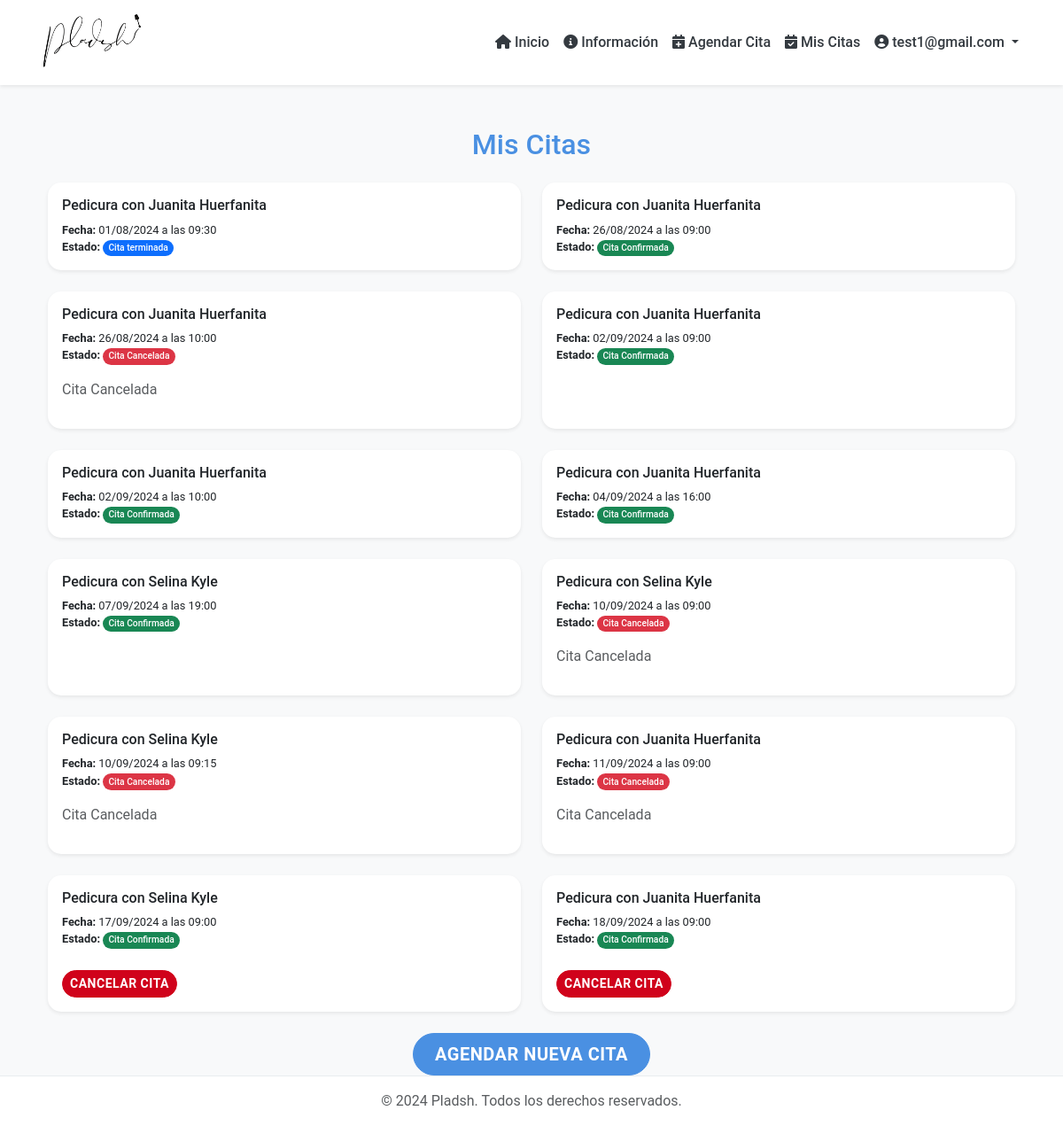
The app's page /ver-citas/ (signed in) with its own data.
### citas/models.py (models this page shows, shortened)
class Cita(models.Model):
    ESTADO_CANCELADA = 1
    ESTADO_CONFIRMADA = 2
    ESTADO_EN_PROCESO = 3
    ESTADO_TERMINADA = 4
    OPCIONES_ESTADO = [
        (ESTADO_CANCELADA, "Cita Cancelada"),
        (ESTADO_CONFIRMADA, "Cita Confirmada"),
        (ESTADO_EN_PROCESO, "En Proceso"),
        (ESTADO_TERMINADA, "Cita terminada")
    ]
    cliente = models.ForeignKey(Cliente, on_delete=models.CASCADE, related_name="citas")
    servicio = models.ForeignKey(Servicio, on_delete=models.CASCADE)
    empleado = models.ForeignKey(Empleado, on_delete=models.CASCADE, related_name="empleados")
    fecha = models.DateField(null=True, blank=True)
    hora_inicio = models.TimeField(null=True, blank=True)
    estado = models.IntegerField(choices=OPCIONES_ESTADO, default=ESTADO_CONFIRMADA)
    notas = models.TextField(blank=True)
    def es_cancelable(self):
     fecha_hora_cita = timezone.make_aware(datetime.combine(self.fecha, self.hora_inicio))
     return fecha_hora_cita > timezone.now()

class Servicio(models.Model):
    nombre = models.CharField(max_length=100)
    descripcion = models.TextField()
    precio = models.DecimalField(max_digits=10, decimal_places=2)
    duracion = models.PositiveIntegerField()
    imagen = models.ImageField(upload_to='servicios/', null=True, blank=True)

class Empleado(models.Model):
    cedula = models.CharField(max_length=10, unique=True)
    nombre = models.CharField(max_length=100)
    email = models.EmailField()
    celular = models.CharField(max_length=10)
    servicios = models.ManyToManyField(Servicio, related_name="empleados")

### citas/views.py (the view)
# urls.py: path('ver-citas/', citas_views.ver_citas, name='ver_citas'),
@login_required
def ver_citas(request):
    citas = (
        Cita.objects.filter(cliente=request.user.cliente)
        .select_related("servicio", "empleado")
        .order_by("fecha", "hora_inicio")
    )
    return render(request, "ver_citas.html", {"citas": citas})

### citas/templates/ver_citas.html (shortened to what this page needs)
{% extends "base.html" %}
{% load static %}
{% block content %}
<div class="container mt-5">
    <h2 class="text-center mb-4 text-primary">Mis Citas</h2>
    {% if citas %}
        <div class="row row-cols-1 row-cols-md-2 g-4">
            {% for cita in citas %}
                <div class="col">
                    <div class="card h-100 shadow-sm">
                        <div class="card-body">
                            <h5 class="card-title">{{ cita.servicio.nombre }} con {{ cita.empleado.nombre }}</h5>
                            <p class="card-text">
                                <strong>Fecha:</strong> {{ cita.fecha|date:"d/m/Y" }} a las {{ cita.hora_inicio|time:"H:i" }}<br>
                                <strong>Estado:</strong>
                                <span class="badge {% if cita.estado == cita.ESTADO_CONFIRMADA %}bg-success{% elif cita.estado == cita.ESTADO_CANCELADA %}bg-danger{% else %}bg-primary{% endif %}">
                                    {{ cita.get_estado_display }}
                                </span>
                            </p>
                            {% if cita.estado == cita.ESTADO_CONFIRMADA and cita.es_cancelable %}
                                <button class="btn btn-danger btn-sm mt-2" onclick="confirmarCancelacion('{% url 'cancelar_cita' cita.id %}')">
                                    Cancelar Cita
                                </button>
                            {% elif cita.estado == cita.ESTADO_CANCELADA %}
                                <p class="text-muted mt-2">Cita Cancelada</p>
                            {% endif %}
                        </div>
                    </div>
                </div>
            {% endfor %}
        </div>
    {% else %}
        <div class="alert alert-info" role="alert">
            No tienes citas programadas.
        </div>
    {% endif %}
    <div class="text-center mt-4">
        <a href="{% url 'agendar_cita' %}" class="btn btn-primary btn-lg">Agendar Nueva Cita</a>
    </div>
</div>
{% endblock %}

### citas/templates/base.html (shortened to what this page needs)
{% load static %}
<!DOCTYPE html>
<html lang="es">
<head>
    <link href="https://cdn.jsdelivr.net/npm/bootstrap@5.3.0-alpha1/dist/css/bootstrap.min.css" rel="stylesheet">
    <link href="https://cdnjs.cloudflare.com/ajax/libs/font-awesome/6.0.0-beta3/css/all.min.css" rel="stylesheet">
    <link href="{% static 'css/custom.css' %}" rel="stylesheet">
</head>
<body class="d-flex flex-column min-vh-100">
    <nav class="navbar navbar-expand-lg navbar-light bg-white shadow-sm">
        <div class="container">
            <a class="navbar-brand" href="{% url 'home' %}">
                <img src="{% static 'images/logo.png' %}" alt="Pladsh Logo" height="70" class="d-inline-block align-top">
            </a>
            <div class="collapse navbar-collapse" id="navbarNav">
                <ul class="navbar-nav ms-auto align-items-center">
                    <li class="nav-item">
                        <a class="nav-link" href="{% url 'home' %}"><i class="fas fa-home me-1"></i>Inicio</a>
                    </li>
                        <a class="nav-link" href="{% url 'informacion' %}"><i class="fa-solid fa-circle-info me-1"></i>Información</a>
                    {% if user.is_authenticated %}
                        {% if user.cliente.rol == "RC" %}
                            <li class="nav-item">
                                <a class="nav-link" href="{% url 'gestion_citas' %}"><i class="fas fa-calendar-alt me-1"></i>Gestionar Citas</a>
                            </li>
                            <li class="nav-item">
                                <a class="nav-link" href="{% url 'estadisticas' %}"><i class="fas fa-chart-bar me-1"></i>Estadísticas</a>
                            </li>
                        {% else %}
                            <li class="nav-item">
                                <a class="nav-link" href="{% url 'agendar_cita' %}"><i class="fas fa-calendar-plus me-1"></i>Agendar Cita</a>
                            </li>
                            <li class="nav-item">
                                <a class="nav-link" href="{% url 'ver_citas' %}"><i class="fas fa-calendar-check me-1"></i>Mis Citas</a>
                            </li>
                        {% endif %}
                        <li class="nav-item dropdown">
                            <a class="nav-link dropdown-toggle" href="#" id="navbarDropdown" role="button" data-bs-toggle="dropdown" aria-expanded="false">
                                <i class="fas fa-user-circle me-1"></i>{{ user.email }}
                            </a>
                        </li>
                    {% endif %}
                </ul>
            </div>
        </div>
    </nav>
    <main class="flex-shrink-0 flex-grow-1">
        <div class="container mt-4">
            {% block content %}{% endblock %}
        </div>
    </main>
    <footer class="footer mt-auto py-3 bg-light">
        <div class="container text-center">
            <span class="text-muted">&copy; 2024 Pladsh. Todos los derechos reservados.</span>
        </div>
    </footer>
</body>
</html>

### citas/static/css/custom.css (style rules this page uses)
:root { --primary-color: #4a90e2; --secondary-color: #f5a623; --success-color: #7ed321; --danger-color: #d0021b; --light-gray: #f8f9fa; --dark-gray: #343a40; }
body { font-family: 'Roboto', sans-serif; background-color: var(--light-gray); color: var(--dark-gray); }
.navbar { background-color: #ffffff !important; box-shadow: 0 2px 10px rgba(0,0,0,0.1); }
.navbar-brand img { height: 70px; transition: transform 0.3s ease; }
.nav-link { color: var(--dark-gray) !important; font-weight: 500; transition: color 0.3s ease, transform 0.3s ease; }
.btn { border-radius: 25px; padding: 0.5rem 1.5rem; font-weight: 600; text-transform: uppercase; letter-spacing: 0.5px; transition: all 0.3s ease; }
.btn-primary { background-color: var(--primary-color); border-color: var(--primary-color); }
.btn-danger { background-color: var(--danger-color); border-color: var(--danger-color); }
.btn-sm { padding: 0.25rem 0.5rem; font-size: 0.875rem; }
.card { border: none; border-radius: 15px; box-shadow: 0 4px 15px rgba(0, 0, 0, 0.1); transition: all 0.3s ease; overflow: hidden; }
.card-body { padding: 1rem; }
.card-title { font-size: 1rem; margin-bottom: 0.5rem; }
.card-text { font-size: 0.8rem; }
.badge { font-weight: 500; padding: 0.4em 0.6em; border-radius: 20px; font-size: 0.8em; }
.footer { background-color: #ffffff !important; border-top: 1px solid #e9ecef; padding: 1rem 0; }
.card { transition: transform 0.3s ease-in-out; }
.text-primary { color: var(--primary-color) !important; }
.fab, .fas { margin-right: 10px; }

### records on screen
Cita: servicio.nombre "Pedicura", empleado.nombre "Juanita Huerfanita", fecha "01/08/2024", hora_inicio "09:30", estado "Cita terminada"
Cita: servicio.nombre "Pedicura", empleado.nombre "Juanita Huerfanita", fecha "26/08/2024", hora_inicio "09:00", estado "Cita Confirmada"
Cita: servicio.nombre "Pedicura", empleado.nombre "Juanita Huerfanita", fecha "26/08/2024", hora_inicio "10:00", estado "Cita Cancelada"
Cita: servicio.nombre "Pedicura", empleado.nombre "Juanita Huerfanita", fecha "02/09/2024", hora_inicio "09:00", estado "Cita Confirmada"
Cita: servicio.nombre "Pedicura", empleado.nombre "Juanita Huerfanita", fecha "02/09/2024", hora_inicio "10:00", estado "Cita Confirmada"
Cita: servicio.nombre "Pedicura", empleado.nombre "Juanita Huerfanita", fecha "04/09/2024", hora_inicio "16:00", estado "Cita Confirmada"
Cita: servicio.nombre "Pedicura", empleado.nombre "Selina Kyle", fecha "07/09/2024", hora_inicio "19:00", estado "Cita Confirmada"
Cita: servicio.nombre "Pedicura", empleado.nombre "Selina Kyle", fecha "10/09/2024", hora_inicio "09:00", estado "Cita Cancelada"
Cita: servicio.nombre "Pedicura", empleado.nombre "Selina Kyle", fecha "10/09/2024", hora_inicio "09:15", estado "Cita Cancelada"
Cita: servicio.nombre "Pedicura", empleado.nombre "Juanita Huerfanita", fecha "11/09/2024", hora_inicio "09:00", estado "Cita Cancelada"
Cita: servicio.nombre "Pedicura", empleado.nombre "Selina Kyle", fecha "17/09/2024", hora_inicio "09:00", estado "Cita Confirmada", shows "CANCELAR CITA"
Cita: servicio.nombre "Pedicura", empleado.nombre "Juanita Huerfanita", fecha "18/09/2024", hora_inicio "09:00", estado "Cita Confirmada", shows "CANCELAR CITA"

### other values on screen
{{ user.email }} "test1@gmail.com"
